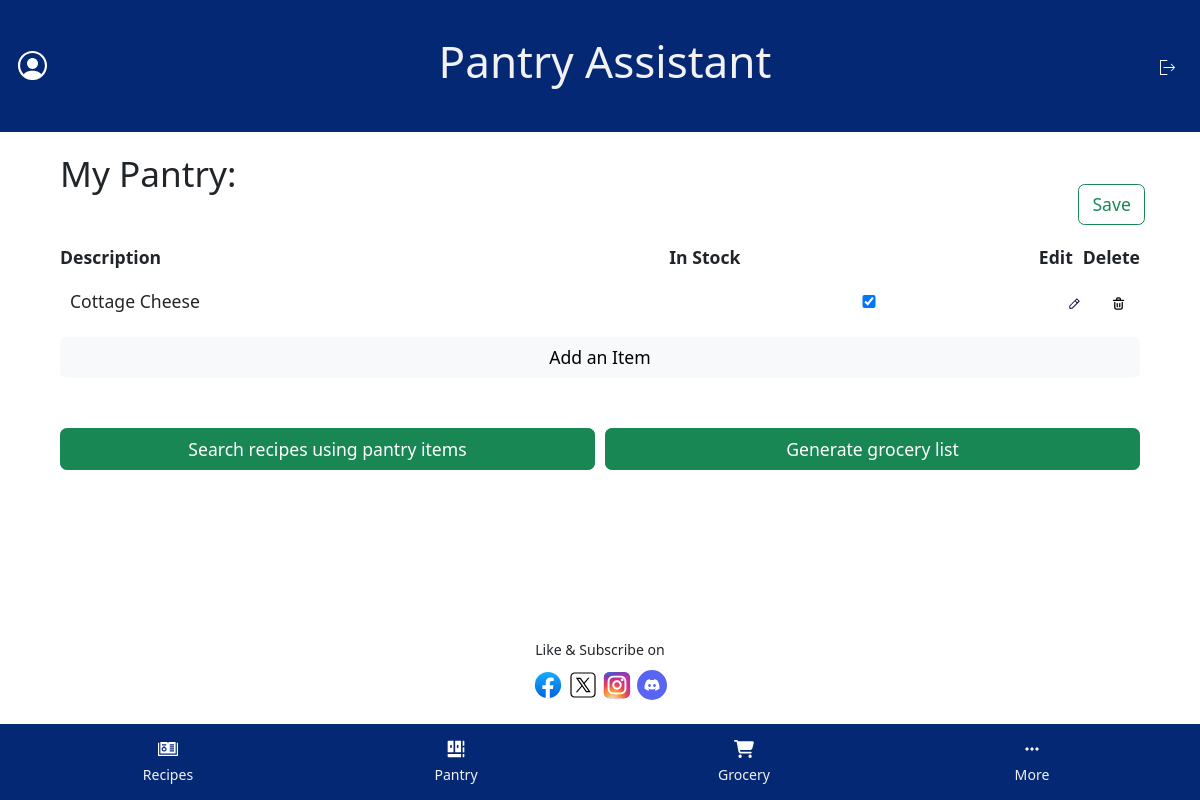
/pantry/ (signed in), run on an earlier commit of the app's database.
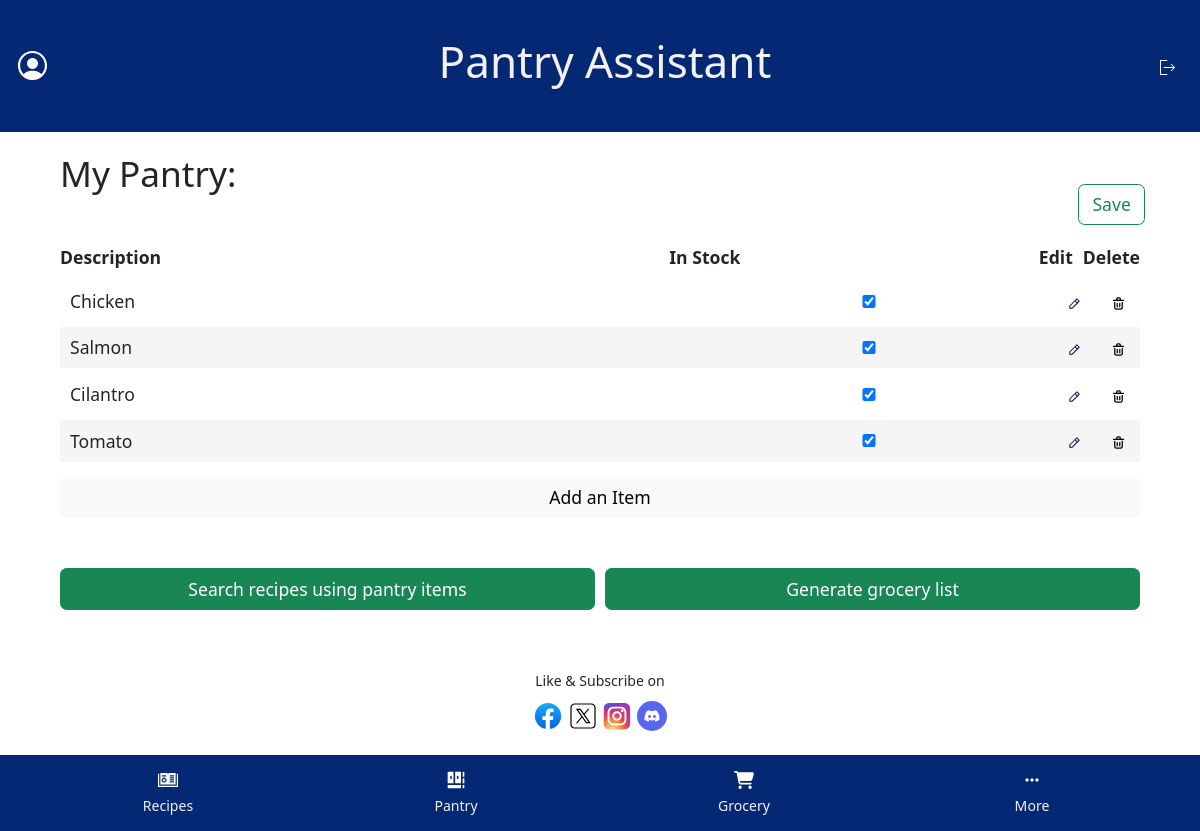
And on a later commit of the database.
### pantry/models.py (models this page shows, shortened)
class PantryItem(models.Model):
    user = models.ForeignKey(User, on_delete=models.CASCADE)
    name = models.CharField(max_length=100)
    in_stock = models.BooleanField(default=True)
    quantity = models.IntegerField(default=1, blank=True, null=True)
    expiration_date = models.DateField(blank=True, null=True)

### pantry/views.py (the view)
# urls.py: path('pantry/', views.pantry_list, name="pantry_list"),
@login_required(login_url='login')
def pantry_list(request):
    if request.method == 'POST':
        new_item_form = NewPantryItemForm(request.POST)
        if new_item_form.is_valid():
            new_item = new_item_form.save(commit=False)
            new_item.user = request.user  # Set the user before saving
            new_item.save()
            return redirect('pantry_list')  # Redirect to the same view after saving
        elif request.POST.get("save"):
            return redirect('pantry_list')
    else:
        new_item_form = NewPantryItemForm()
    pantry_items = PantryItem.objects.filter(user=request.user)
    context = {
        'new_item_form' : NewPantryItemForm(),
        'pantry_items': pantry_items,
    }
    return render(request, 'pantry/pantry.html', context=context)

### pantry/forms.py
class NewPantryItemForm(forms.ModelForm):
    class Meta:
        model = PantryItem
        fields = ['name', 'quantity', 'expiration_date']
        widgets = {
            'quantity' : forms.NumberInput(attrs={'min': 0}),
            'expiration_date': forms.DateInput(attrs={'type': 'date'}),
        }
    def __init__(self, *args, **kwargs):
        super().__init__(*args, **kwargs)
        self.fields['quantity'].required = False
        self.fields['quantity'].label = "Quantity (Optional)"
        self.fields['expiration_date'].required = False
        self.fields['expiration_date'].label = "Expiration Date (Optional)"
    name = forms.CharField(required=True, widget=forms.TextInput(), label='Item Name')

### pantry/templates/pantry/pantry.html (shortened to what this page needs)
{% extends "pantry/authenticated_base.html" %}
{% load static %}
{% block link %}
    <link rel="stylesheet" href="{% static 'css/styles_pantry.css' %}">
{% endblock %}
{% block content %}
    {%if pantry_items %}<h2>My Pantry:</h2>{% endif %}
    <form id="pantry-list-form" action="#" method="POST">
        <div id="save-container">
            <button id="save-btn" class="btn btn-outline-success" type="submit" name="save" value="save">Save</button>
        </div>
        <div id="pantry-container">
            {%if pantry_items %}
                <div id="pantry-list-container">
                    <div class="pantry-list-header">
                        <div>Description</div>
                        <div>In Stock</div>
                        <div>Edit</div>
                        <div>Delete</div>
                    </div>
                    <ul>
                        {% for pantry_item in pantry_items %}
                            <div class="pantry-item-container">
                                <li>{{pantry_item.name|title}}</li>
                                {% if pantry_item.in_stock %}
                                    <input name="pi-{{pantry_item.id}}" value="clicked" type="checkbox" checked>
                                {% else %}
                                    <input name="pi-{{pantry_item.id}}" value="clicked" type="checkbox">
                                {% endif %}
                                <button class="edit btn" type="submit">
                                </button>
                                <button class="delete btn" type="submit">
                                </button>
                            </div>
                        {% endfor %}
                    </ul>
                </div>
            {% else %}
                <p id="zero-item-message">You have <span style="font-size: 1.3rem;">0</span> items in your pantry. Select the "Add Item" button.</p>
            {% endif %}
        </div>
    </form>
    <button id="add-item-btn" class="btn btn-light" type="submit">Add an Item</button>
    <div class="pantry-controls">
        <button id="generate-btn" type="submit" class="btn btn-success">Search recipes using pantry items</button>
        <button id="generate-btn" type="submit" class="btn btn-success">Generate grocery list</button>
    </div>
{% endblock %}

What changed in the data, as far as the page shows it:
removed PantryItem: name "Cottage Cheese"
added PantryItem: name "Chicken"
added PantryItem: name "Salmon"
added PantryItem: name "Cilantro"
added PantryItem: name "Tomato"
